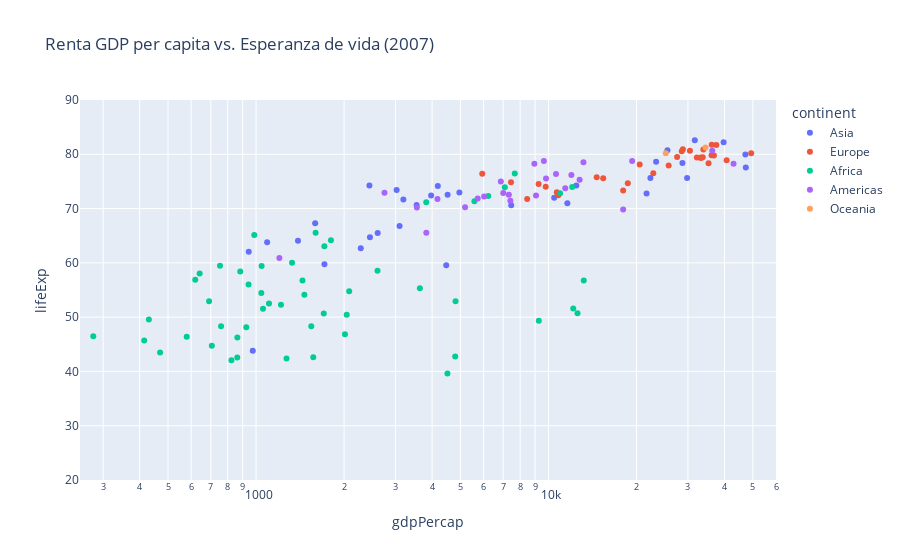
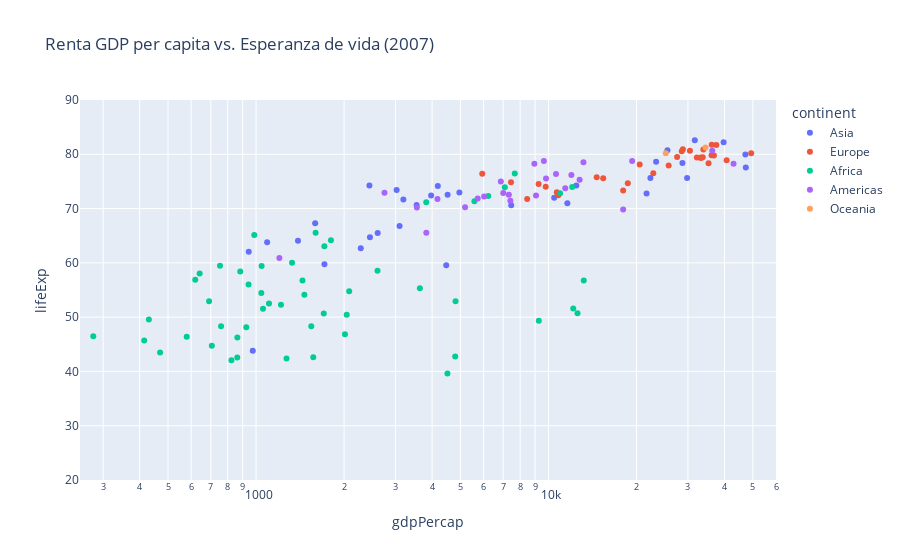

The code cell stored with these charts, in order, in its notebook:
### Code cell
fig2 = px.scatter(subdata3, x='gdpPercap', y='lifeExp', color='continent', hover_name='country',
                 log_x=True,  #escala logarítmica
                 size_max=60, range_x=[250, 60000], range_y=[20, 90],
                 title='Renta GDP per capita vs. Esperanza de vida (2007)')

fig2.show()

### Figure 1 — Plotly figure (JSON) as saved in the notebook; plotly's stock layout.template omitted (floating-point values rounded to 4 significant figures)
{"data": [{"hovertemplate": "<b>%{hovertext}</b><br><br>continent=Asia<br>gdpPercap=%{x}<br>lifeExp=%{y}<extra></extra>", "hovertext": ["Afghanistan", "Bahrain", "Bangladesh", "Cambodia", "China", "Hong Kong, China", "India", "Indonesia", "Iran", "Iraq", "Israel", "Japan", "Jordan", "Korea, Dem. Rep.", "Korea, Rep.", "Kuwait", "Lebanon", "Malaysia", "Mongolia", "Myanmar", "Nepal", "Oman", "Pakistan", "Philippines", "Saudi Arabia", "Singapore", "Sri Lanka", "Syria", "Taiwan", "Thailand", "Vietnam", "West Bank and Gaza", "Yemen, Rep."], "legendgroup": "Asia", "marker": {"color": "#636efa", "symbol": "circle"}, "mode": "markers", "name": "Asia", "orientation": "v", "showlegend": true, "type": "scatter", "x": [974.6, 29800.0, 1391.0, 1714.0, 4959.0, 39720.0, 2452.0, 3541.0, 11610.0, 4471.0, 25520.0, 31660.0, 4519.0, 1593.0, 23350.0, 47310.0, 10460.0, 12450.0, 3096.0, 944, 1091.0, 22320.0, 2606.0, 3190.0, 21650.0, 47140.0, 3970.0, 4185.0, 28720.0, 7458.0, 2442.0, 3025.0, 2281.0], "xaxis": "x", "y": [43.83, 75.64, 64.06, 59.72, 72.96, 82.21, 64.7, 70.65, 70.96, 59.55, 80.75, 82.6, 72.53, 67.3, 78.62, 77.59, 71.99, 74.24, 66.8, 62.07, 63.78, 75.64, 65.48, 71.69, 72.78, 79.97, 72.4, 74.14, 78.4, 70.62, 74.25, 73.42, 62.7], "yaxis": "y"}, {"hovertemplate": "<b>%{hovertext}</b><br><br>continent=Europe<br>gdpPercap=%{x}<br>lifeExp=%{y}<extra></extra>", "hovertext": ["Albania", "Austria", "Belgium", "Bosnia and Herzegovina", "Bulgaria", "Croatia", "Czech Republic", "Denmark", "Finland", "France", "Germany", "Greece", "Hungary", "Iceland", "Ireland", "Italy", "Montenegro", "Netherlands", "Norway", "Poland", "Portugal", "Romania", "Serbia", "Slovak Republic", "Slovenia", "Spain", "Sweden", "Switzerland", "Turkey", "United Kingdom"], "legendgroup": "Europe", "marker": {"color": "#EF553B", "symbol": "circle"}, "mode": "markers", "name": "Europe", "orientation": "v", "showlegend": true, "type": "scatter", "x": [5937.0, 36130.0, 33690.0, 7446.0, 10680.0, 14620.0, 22830.0, 35280.0, 33210.0, 30470.0, 32170.0, 27540.0, 18010.0, 36180.0, 40680.0, 28570.0, 9254.0, 36800.0, 49360.0, 15390.0, 20510.0, 10810.0, 9787.0, 18680.0, 25770.0, 28820.0, 33860.0, 37510.0, 8458.0, 33200.0], "xaxis": "x", "y": [76.42, 79.83, 79.44, 74.85, 73.0, 75.75, 76.49, 78.33, 79.31, 80.66, 79.41, 79.48, 73.34, 81.76, 78.89, 80.55, 74.54, 79.76, 80.2, 75.56, 78.1, 72.48, 74.0, 74.66, 77.93, 80.94, 80.88, 81.7, 71.78, 79.42], "yaxis": "y"}, {"hovertemplate": "<b>%{hovertext}</b><br><br>continent=Africa<br>gdpPercap=%{x}<br>lifeExp=%{y}<extra></extra>", "hovertext": ["Algeria", "Angola", "Benin", "Botswana", "Burkina Faso", "Burundi", "Cameroon", "Central African Republic", "Chad", "Comoros", "Congo, Dem. Rep.", "Congo, Rep.", "Cote d'Ivoire", "Djibouti", "Egypt", "Equatorial Guinea", "Eritrea", "Ethiopia", "Gabon", "Gambia", "Ghana", "Guinea", "Guinea-Bissau", "Kenya", "Lesotho", "Liberia", "Libya", "Madagascar", "Malawi", "Mali", "Mauritania", "Mauritius", "Morocco", "Mozambique", "Namibia", "Niger", "Nigeria", "Reunion", "Rwanda", "Sao Tome and Principe", "Senegal", "Sierra Leone", "Somalia", "South Africa", "Sudan", "Swaziland", "Tanzania", "Togo", "Tunisia", "Uganda", "Zambia", "Zimbabwe"], "legendgroup": "Africa", "marker": {"color": "#00cc96", "symbol": "circle"}, "mode": "markers", "name": "Africa", "orientation": "v", "showlegend": true, "type": "scatter", "x": [6223.0, 4797.0, 1441.0, 12570.0, 1217.0, 430.1, 2042.0, 706.0, 1704.0, 986.1, 277.6, 3633.0, 1545.0, 2082.0, 5581.0, 12150.0, 641.4, 690.8, 13210.0, 752.7, 1328.0, 942.7, 579.2, 1463.0, 1569.0, 414.5, 12060.0, 1045.0, 759.3, 1043.0, 1803.0, 10960.0, 3820.0, 823.7, 4811.0, 619.7, 2014.0, 7670.0, 863.1, 1598.0, 1712.0, 862.5, 926.1, 9270.0, 2602.0, 4513.0, 1107.0, 883.0, 7093.0, 1056.0, 1271.0, 469.7], "xaxis": "x", "y": [72.3, 42.73, 56.73, 50.73, 52.3, 49.58, 50.43, 44.74, 50.65, 65.15, 46.46, 55.32, 48.33, 54.79, 71.34, 51.58, 58.04, 52.95, 56.73, 59.45, 60.02, 56.01, 46.39, 54.11, 42.59, 45.68, 73.95, 59.44, 48.3, 54.47, 64.16, 72.8, 71.16, 42.08, 52.91, 56.87, 46.86, 76.44, 46.24, 65.53, 63.06, 42.57, 48.16, 49.34, 58.56, 39.61, 52.52, 58.42, 73.92, 51.54, 42.38, 43.49], "yaxis": "y"}, {"hovertemplate": "<b>%{hovertext}</b><br><br>continent=Americas<br>gdpPercap=%{x}<br>lifeExp=%{y}<extra></extra>", "hovertext": ["Argentina", "Bolivia", "Brazil", "Canada", "Chile", "Colombia", "Costa Rica", "Cuba", "Dominican Republic", "Ecuador", "El Salvador", "Guatemala", "Haiti", "Honduras", "Jamaica", "Mexico", "Nicaragua", "Panama", "Paraguay", "Peru", "Puerto Rico", "Trinidad and Tobago", "United States", "Uruguay", "Venezuela"], "legendgroup": "Americas", "marker": {"color": "#ab63fa", "symbol": "circle"}, "mode": "markers", "name": "Americas", "orientation": "v", "showlegend": true, "type": "scatter", "x": [12780.0, 3822.0, 9066.0, 36320.0, 13170.0, 7007.0, 9645.0, 8948.0, 6025.0, 6873.0, 5728.0, 5186.0, 1202.0, 3548.0, 7321.0, 11980.0, 2749.0, 9809.0, 4173.0, 7409.0, 19330.0, 18010.0, 42950.0, 10610.0, 11420.0], "xaxis": "x", "y": [75.32, 65.55, 72.39, 80.65, 78.55, 72.89, 78.78, 78.27, 72.23, 74.99, 71.88, 70.26, 60.92, 70.2, 72.57, 76.19, 72.9, 75.54, 71.75, 71.42, 78.75, 69.82, 78.24, 76.38, 73.75], "yaxis": "y"}, {"hovertemplate": "<b>%{hovertext}</b><br><br>continent=Oceania<br>gdpPercap=%{x}<br>lifeExp=%{y}<extra></extra>", "hovertext": ["Australia", "New Zealand"], "legendgroup": "Oceania", "marker": {"color": "#FFA15A", "symbol": "circle"}, "mode": "markers", "name": "Oceania", "orientation": "v", "showlegend": true, "type": "scatter", "x": [34440.0, 25190.0], "xaxis": "x", "y": [81.23, 80.2], "yaxis": "y"}], "layout": {"legend": {"title": {"text": "continent"}, "tracegroupgap": 0}, "title": {"text": "Renta GDP per capita vs. Esperanza de vida (2007)"}, "xaxis": {"anchor": "y", "domain": [0, 1], "range": [2.398, 4.778], "title": {"text": "gdpPercap"}, "type": "log"}, "yaxis": {"anchor": "x", "domain": [0, 1], "range": [20, 90], "title": {"text": "lifeExp"}}}}

### Figure 2 — Plotly figure (JSON) as saved in the notebook; plotly's stock layout.template omitted (floating-point values rounded to 4 significant figures)
{"data": [{"hovertemplate": "<b>%{hovertext}</b><br><br>continent=Asia<br>gdpPercap=%{x}<br>lifeExp=%{y}<extra></extra>", "hovertext": ["Afghanistan", "Bahrain", "Bangladesh", "Cambodia", "China", "Hong Kong, China", "India", "Indonesia", "Iran", "Iraq", "Israel", "Japan", "Jordan", "Korea, Dem. Rep.", "Korea, Rep.", "Kuwait", "Lebanon", "Malaysia", "Mongolia", "Myanmar", "Nepal", "Oman", "Pakistan", "Philippines", "Saudi Arabia", "Singapore", "Sri Lanka", "Syria", "Taiwan", "Thailand", "Vietnam", "West Bank and Gaza", "Yemen, Rep."], "legendgroup": "Asia", "marker": {"color": "#636efa", "symbol": "circle"}, "mode": "markers", "name": "Asia", "orientation": "v", "showlegend": true, "type": "scatter", "x": [974.6, 29800.0, 1391.0, 1714.0, 4959.0, 39720.0, 2452.0, 3541.0, 11610.0, 4471.0, 25520.0, 31660.0, 4519.0, 1593.0, 23350.0, 47310.0, 10460.0, 12450.0, 3096.0, 944, 1091.0, 22320.0, 2606.0, 3190.0, 21650.0, 47140.0, 3970.0, 4185.0, 28720.0, 7458.0, 2442.0, 3025.0, 2281.0], "xaxis": "x", "y": [43.83, 75.64, 64.06, 59.72, 72.96, 82.21, 64.7, 70.65, 70.96, 59.55, 80.75, 82.6, 72.53, 67.3, 78.62, 77.59, 71.99, 74.24, 66.8, 62.07, 63.78, 75.64, 65.48, 71.69, 72.78, 79.97, 72.4, 74.14, 78.4, 70.62, 74.25, 73.42, 62.7], "yaxis": "y"}, {"hovertemplate": "<b>%{hovertext}</b><br><br>continent=Europe<br>gdpPercap=%{x}<br>lifeExp=%{y}<extra></extra>", "hovertext": ["Albania", "Austria", "Belgium", "Bosnia and Herzegovina", "Bulgaria", "Croatia", "Czech Republic", "Denmark", "Finland", "France", "Germany", "Greece", "Hungary", "Iceland", "Ireland", "Italy", "Montenegro", "Netherlands", "Norway", "Poland", "Portugal", "Romania", "Serbia", "Slovak Republic", "Slovenia", "Spain", "Sweden", "Switzerland", "Turkey", "United Kingdom"], "legendgroup": "Europe", "marker": {"color": "#EF553B", "symbol": "circle"}, "mode": "markers", "name": "Europe", "orientation": "v", "showlegend": true, "type": "scatter", "x": [5937.0, 36130.0, 33690.0, 7446.0, 10680.0, 14620.0, 22830.0, 35280.0, 33210.0, 30470.0, 32170.0, 27540.0, 18010.0, 36180.0, 40680.0, 28570.0, 9254.0, 36800.0, 49360.0, 15390.0, 20510.0, 10810.0, 9787.0, 18680.0, 25770.0, 28820.0, 33860.0, 37510.0, 8458.0, 33200.0], "xaxis": "x", "y": [76.42, 79.83, 79.44, 74.85, 73.0, 75.75, 76.49, 78.33, 79.31, 80.66, 79.41, 79.48, 73.34, 81.76, 78.89, 80.55, 74.54, 79.76, 80.2, 75.56, 78.1, 72.48, 74.0, 74.66, 77.93, 80.94, 80.88, 81.7, 71.78, 79.42], "yaxis": "y"}, {"hovertemplate": "<b>%{hovertext}</b><br><br>continent=Africa<br>gdpPercap=%{x}<br>lifeExp=%{y}<extra></extra>", "hovertext": ["Algeria", "Angola", "Benin", "Botswana", "Burkina Faso", "Burundi", "Cameroon", "Central African Republic", "Chad", "Comoros", "Congo, Dem. Rep.", "Congo, Rep.", "Cote d'Ivoire", "Djibouti", "Egypt", "Equatorial Guinea", "Eritrea", "Ethiopia", "Gabon", "Gambia", "Ghana", "Guinea", "Guinea-Bissau", "Kenya", "Lesotho", "Liberia", "Libya", "Madagascar", "Malawi", "Mali", "Mauritania", "Mauritius", "Morocco", "Mozambique", "Namibia", "Niger", "Nigeria", "Reunion", "Rwanda", "Sao Tome and Principe", "Senegal", "Sierra Leone", "Somalia", "South Africa", "Sudan", "Swaziland", "Tanzania", "Togo", "Tunisia", "Uganda", "Zambia", "Zimbabwe"], "legendgroup": "Africa", "marker": {"color": "#00cc96", "symbol": "circle"}, "mode": "markers", "name": "Africa", "orientation": "v", "showlegend": true, "type": "scatter", "x": [6223.0, 4797.0, 1441.0, 12570.0, 1217.0, 430.1, 2042.0, 706.0, 1704.0, 986.1, 277.6, 3633.0, 1545.0, 2082.0, 5581.0, 12150.0, 641.4, 690.8, 13210.0, 752.7, 1328.0, 942.7, 579.2, 1463.0, 1569.0, 414.5, 12060.0, 1045.0, 759.3, 1043.0, 1803.0, 10960.0, 3820.0, 823.7, 4811.0, 619.7, 2014.0, 7670.0, 863.1, 1598.0, 1712.0, 862.5, 926.1, 9270.0, 2602.0, 4513.0, 1107.0, 883.0, 7093.0, 1056.0, 1271.0, 469.7], "xaxis": "x", "y": [72.3, 42.73, 56.73, 50.73, 52.3, 49.58, 50.43, 44.74, 50.65, 65.15, 46.46, 55.32, 48.33, 54.79, 71.34, 51.58, 58.04, 52.95, 56.73, 59.45, 60.02, 56.01, 46.39, 54.11, 42.59, 45.68, 73.95, 59.44, 48.3, 54.47, 64.16, 72.8, 71.16, 42.08, 52.91, 56.87, 46.86, 76.44, 46.24, 65.53, 63.06, 42.57, 48.16, 49.34, 58.56, 39.61, 52.52, 58.42, 73.92, 51.54, 42.38, 43.49], "yaxis": "y"}, {"hovertemplate": "<b>%{hovertext}</b><br><br>continent=Americas<br>gdpPercap=%{x}<br>lifeExp=%{y}<extra></extra>", "hovertext": ["Argentina", "Bolivia", "Brazil", "Canada", "Chile", "Colombia", "Costa Rica", "Cuba", "Dominican Republic", "Ecuador", "El Salvador", "Guatemala", "Haiti", "Honduras", "Jamaica", "Mexico", "Nicaragua", "Panama", "Paraguay", "Peru", "Puerto Rico", "Trinidad and Tobago", "United States", "Uruguay", "Venezuela"], "legendgroup": "Americas", "marker": {"color": "#ab63fa", "symbol": "circle"}, "mode": "markers", "name": "Americas", "orientation": "v", "showlegend": true, "type": "scatter", "x": [12780.0, 3822.0, 9066.0, 36320.0, 13170.0, 7007.0, 9645.0, 8948.0, 6025.0, 6873.0, 5728.0, 5186.0, 1202.0, 3548.0, 7321.0, 11980.0, 2749.0, 9809.0, 4173.0, 7409.0, 19330.0, 18010.0, 42950.0, 10610.0, 11420.0], "xaxis": "x", "y": [75.32, 65.55, 72.39, 80.65, 78.55, 72.89, 78.78, 78.27, 72.23, 74.99, 71.88, 70.26, 60.92, 70.2, 72.57, 76.19, 72.9, 75.54, 71.75, 71.42, 78.75, 69.82, 78.24, 76.38, 73.75], "yaxis": "y"}, {"hovertemplate": "<b>%{hovertext}</b><br><br>continent=Oceania<br>gdpPercap=%{x}<br>lifeExp=%{y}<extra></extra>", "hovertext": ["Australia", "New Zealand"], "legendgroup": "Oceania", "marker": {"color": "#FFA15A", "symbol": "circle"}, "mode": "markers", "name": "Oceania", "orientation": "v", "showlegend": true, "type": "scatter", "x": [34440.0, 25190.0], "xaxis": "x", "y": [81.23, 80.2], "yaxis": "y"}], "layout": {"legend": {"title": {"text": "continent"}, "tracegroupgap": 0}, "title": {"text": "Renta GDP per capita vs. Esperanza de vida (2007)"}, "xaxis": {"anchor": "y", "domain": [0, 1], "range": [2.398, 4.778], "title": {"text": "gdpPercap"}, "type": "log"}, "yaxis": {"anchor": "x", "domain": [0, 1], "range": [20, 90], "title": {"text": "lifeExp"}}}}
